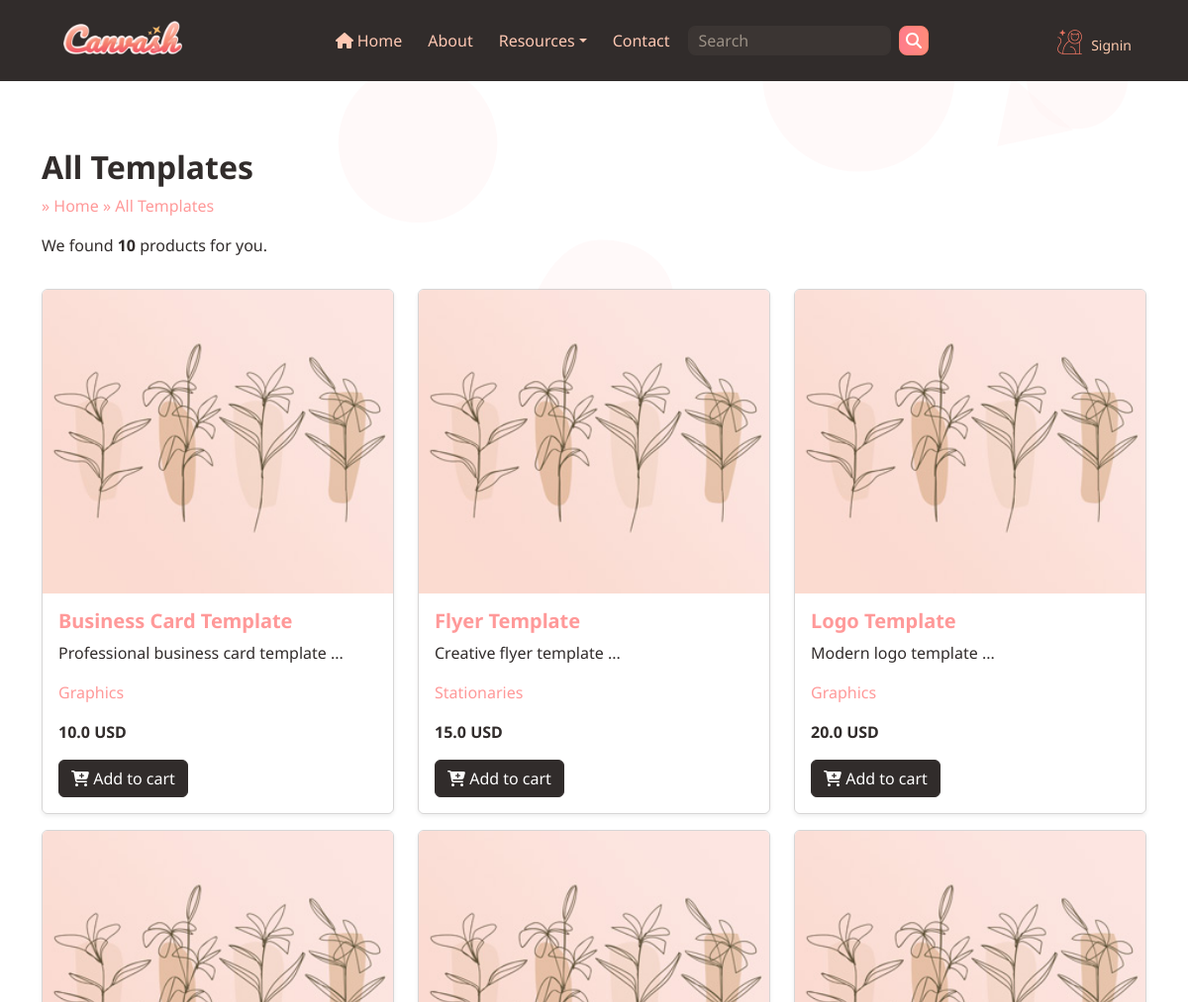
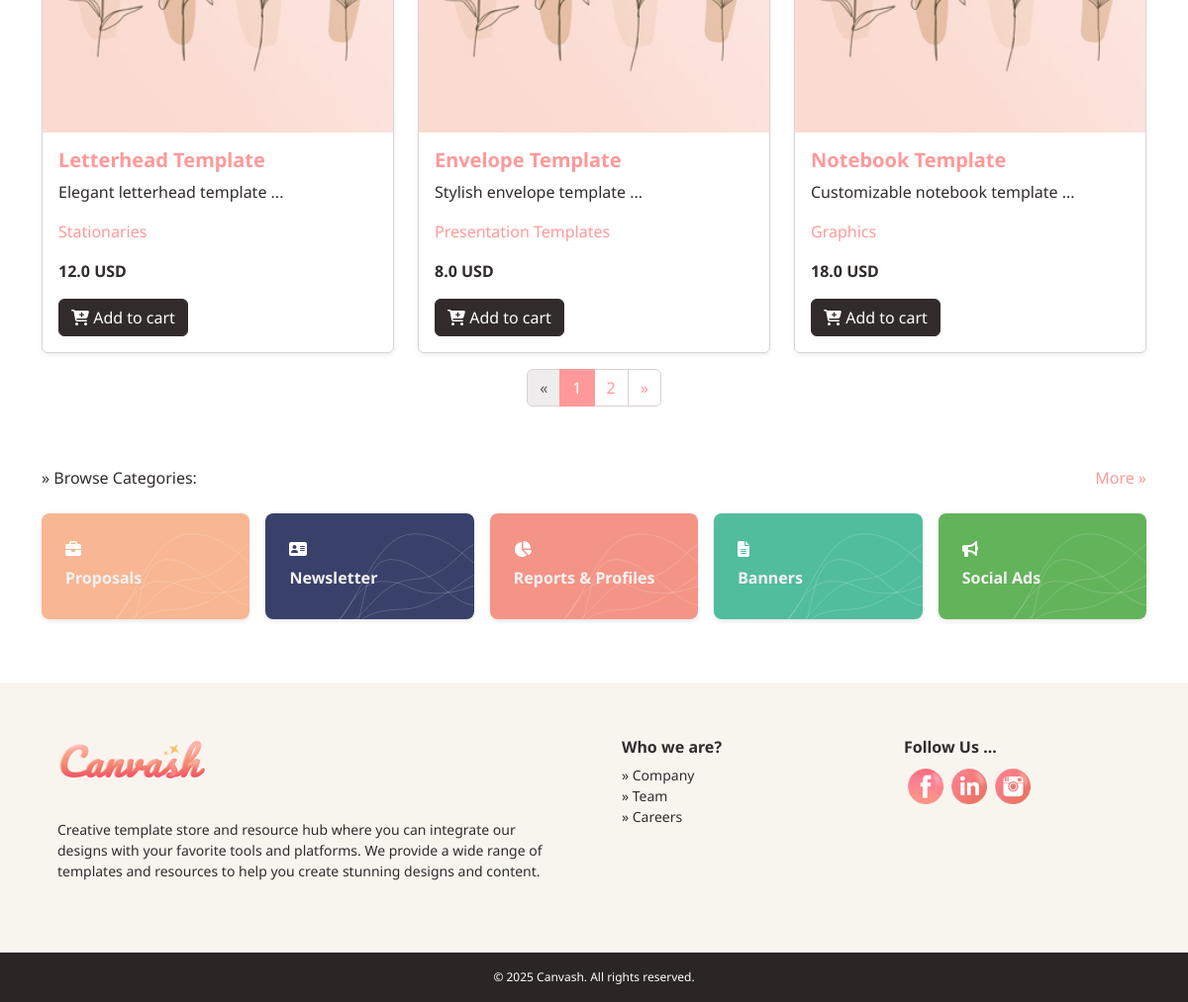
Page /products on the committed database (2 pictures, top to bottom).
### myapi/models/product.py (models this page shows, shortened)
class Product(db.Model):
    id = db.Column(db.Integer, primary_key=True)
    title = db.Column(db.String(100), nullable=False)
    description = db.Column(db.Text, nullable=True)
    price = db.Column(db.Float, nullable=False)
    image = db.Column(db.String(100), nullable=True)
    media = db.Column(db.Text, nullable=True)  # Store media as JSON string
    category_id = db.Column(db.Integer, db.ForeignKey('category.id'), nullable=False)
    designer_id = db.Column(db.Integer, db.ForeignKey('user.id'), nullable=True)
    meta = db.Column(db.Text, nullable=True)  # Store meta as JSON string
    created_at = db.Column(db.DateTime, default=datetime.utcnow)
    category = db.relationship('Category', backref=db.backref('products', lazy=True))
    designer = db.relationship('User', backref=db.backref('designed_products', lazy=True))

### myapi/models/category.py (models this page shows, shortened)
class Category(db.Model):
    id = db.Column(db.Integer, primary_key=True)
    name = db.Column(db.String(100), nullable=False)
    description = db.Column(db.Text, nullable=True)
    slug = db.Column(db.String(100), nullable=False)
    icon = db.Column(db.String(100), nullable=True)
    created_at = db.Column(db.DateTime, default=datetime.utcnow)

### myapi/routes/web/product.py (the view)
@web.route('/products', methods=['GET'])
def get_products():
    page = request.args.get('page', 1, type=int)
    per_page = 6
    products_pagination = Product.query.paginate(page=page, per_page=per_page, error_out=False)
    products = products_pagination.items
    return render_template('product/products.html', products=products,total=len(products), pagination=products_pagination)

### app.py (called while the page is built)
@web.context_processor
def inject_user():
    active_cart = current_user.active_cart() if current_user.is_authenticated else None
    cart_count = active_cart.cart_count() if active_cart else 0
    return {'current_user': current_user , 'cart_count': cart_count}

### myapi/templates/product/products.html
{% extends "layout/inner-base.html" %}
{% block content %}
<section>
    <div class="container" >
        <h2 class="text-dark fw-bold">All Templates</h2>
        <p class="text-primary">» <a href="/">Home</a> » All Templates</p>
        <p>We found <span class="fw-bold">{{ pagination.total }}</span> products for you.</p>
    <div class="row" id="products">
        {% for product in products %}
            <div class="col-lg-4">
                <div class="card mb-6 shadow-sm mt-3">
                    <a href="{{ url_for('web.get_product', id=product.id) }}"><img src="{{ url_for('web.static', filename='images/img.jpg') }}" class="card-img-top" alt="{{ product.title }}"></a>
                    <div class="card-body">
                        <h5 class="card-title">
                            <a href="{{ url_for('web.get_product', id=product.id) }}">{{ product.title }}</a>
                        </h5>
                        <p class="card-text">{{ product.description[:70] }} ...</p>
                        <p class="card-text text-secondary"><a href="{{ url_for('web.get_category_products', slug=product.category.slug) }}">{{ product.category.name }}</a></p>
                        <p class="card-text fw-bold">{{ product.price }} USD</p>
                        <a href="#" class="btn btn-dark text-light">
                            <i class="fa fa-cart-plus" aria-hidden="true"></i>
                            Add to cart</a>
                    </div>
                </div>
            </div>
        {% endfor %}
    </div>
    <nav aria-label="Page navigation example">
        <ul class="pagination justify-content-center mt-3">
            {% if pagination.has_prev %}
            <li class="page-item">
                <a class="page-link" href="{{ url_for('web.get_products', page=pagination.prev_num) }}" aria-label="Previous">
                    <span aria-hidden="true">&laquo;</span>
                </a>
            </li>
            {% else %}
            <li class="page-item disabled">
                <a class="page-link" href="#" aria-label="Previous">
                    <span aria-hidden="true">&laquo;</span>
                </a>
            </li>
            {% endif %}
            {% for page_num in pagination.iter_pages() %}
            {% if page_num %}
            {% if page_num == pagination.page %}
            <li class="page-item active"><a class="page-link" href="#">{{ page_num }}</a></li>
            {% else %}
            <li class="page-item"><a class="page-link" href="{{ url_for('web.get_products', page=page_num) }}">{{ page_num }}</a></li>
            {% endif %}
            {% else %}
            <li class="page-item disabled"><a class="page-link" href="#">...</a></li>
            {% endif %}
            {% endfor %}
            {% if pagination.has_next %}
            <li class="page-item">
                <a class="page-link" href="{{ url_for('web.get_products', page=pagination.next_num) }}" aria-label="Next">
                    <span aria-hidden="true">&raquo;</span>
                </a>
            </li>
            {% else %}
            <li class="page-item disabled">
                <a class="page-link" href="#" aria-label="Next">
                    <span aria-hidden="true">&raquo;</span>
                </a>
            </li>
            {% endif %}
        </ul>
    </nav>
    </div>
</section>
{% endblock %}

### myapi/templates/layout/inner-base.html
{% include 'layout/header2.html' %}
{% block content %}{% endblock %}
{% include 'layout/categories.html' %}
{% include 'layout/footer.html' %}

### myapi/templates/layout/header2.html (shortened to what this page needs)
<!DOCTYPE html>
<html lang="en">
<head>
    <link rel="stylesheet" href="{{ url_for('web.static', filename='css/styles.css') }}">
    <link rel="stylesheet" href="{{ url_for('web.static', filename='css/style.css') }}">
    <link rel="stylesheet" href="{{ url_for('web.static', filename='css/nav.css') }}">
</head>
<body>
    <nav class="navbar navbar-expand-md fixed-top bg-dark">
        <div class="container-fluid px-lg-5 px-0 d-flex flex-md-row flex-column align-items-center">
            <a class="navbar-brand order-1 my-2 m-0 mx-lg-3" href="/">
                <img src="{{ url_for('web.static', filename='images/logo-footer.png') }}" alt="Logo" height="40">
            </a>
            <div class="d-flex order-2 order-md-4 mt-2">
                <img src="{{ url_for('web.static', filename='images/icon1.png') }}" alt="icon" height="25">
                {% if current_user.is_authenticated %}
                <span class="text-light m-1 small">&nbsp;{{current_user.username}}</span>
                <a href="/user/cart" class="btn btn-sm btn-link mx-lg-0 ms-3 text-warning position-relative" data-bs-toggle="tooltip" data-bs-placement="bottom" title="Cart (3 items)">
                    <i class="fa fa-shopping-cart" aria-hidden="true"></i>
                    <span class="small position-absolute top-0 start-100 translate-middle badge rounded-pill bg-success">
                        {{ cart_count }}
                        <span class="visually-hidden">Cart Items</span>
                    </span>
                </a>
                <a href="/soon" class="btn btn-sm btn-link mx-lg-0 ms-3 text-warning">
                    <i class="fa fa-gear" aria-hidden="true"></i>
                </a>
                <a href="/user/logout" class="btn btn-sm btn-link mx-lg-0 ms-3 text-warning" data-bs-toggle="tooltip" data-bs-placement="bottom" title="logout">
                    <i class="fa fa-sign-out" aria-hidden="true"></i>
                    </a>
                {% else %}
                <a href="/user/login" class="btn btn-sm btn-link mx-lg-0 ms-3 text-warning">Signin</a>
                {% endif %}
            </div>
            <div class="collapse navbar-collapse order-3 order-md-2" id="navbarCollapse">
                <ul class="navbar-nav me-auto mb-2 mb-lg-0 mb-sd-2">
                    <li class="nav-item">
                        <a class="nav-link" href="/"><i class="fa fa-home" aria-hidden="true"></i> Home</a>
                    </li>
                    <li class="nav-item">
                        <a class="nav-link" href="/about">About</a>
                    </li>
                    <li class="nav-item dropdown">
                        <a class="nav-link dropdown-toggle" href="#" role="button" data-bs-toggle="dropdown">Resources</a>
                    </li>
                    <li class="nav-item">
                        <a class="nav-link" href="/contact">Contact</a>
                    </li>
                </ul>
                <form class="d-flex align-items-center me-auto mb-lg-0 mb-5" role="search">
                    <input class="form-control me-2 text-light" type="search" placeholder="Search" aria-label="Search">
                    <button class="btn btn-secondary btn-styled" type="submit">
                        <i class="fa fa-search" aria-hidden="true"></i>
                    </button>
                </form>
            </div>
        </div>
    </nav>

### myapi/templates/layout/categories.html
<section class="featured-categories container">
    <div class="row mb-2">
        <div class="col-6 ">
            <p class="mb-20">» Browse Categories:</p>
        </div>
        <div class="col-6 text-end">
            <a href="/soon">More »</a>
        </div>
    </div>
    <div class="row g-3">
        <div class="col-md">
            <div class="category-box category-box-1 p-0">
                <div class="category-box-svg p-4">
                <i class="fa-solid fa-briefcase"></i>
                <h5 class="mt-2"><a class="link-light" href="/category/proposals">Proposals</a></h5>
            </div>
            </div>
        </div>
        <div class="col-md">
            <div class="category-box category-box-2 p-0">
                <div class="category-box-svg p-4">
                    <i class="fa-solid fa-address-card"></i>
                    <h5 class="mt-2"><a class="link-light" href="/category/newsletter">Newsletter</a></h5>
                </div>
            </div>
        </div>
        <div class="col-md">
            <div class="category-box category-box-3 p-0">
                <div class="category-box-svg p-4">
                    <i class="fa-solid fa fa-pie-chart"></i>
                    <h5 class="mt-2"><a class="link-light" href="/category/stationaries">Reports & Profiles</a></h5>
                </div>
            </div>
        </div>
        <div class="col-md">
            <div class="category-box category-box-4 p-0">
                <div class="category-box-svg p-4">
                    <i class="fa-solid fa fa-file-text"></i>
                    <h5 class="mt-2"><a class="link-light" href="/category/banners">Banners</a></h5>
                </div>
            </div>
        </div>
        <div class="col-md">
            <div class="category-box category-box-5 p-0">
                <div class="category-box-svg p-4">
                    <i class="fa-solid fa-bullhorn"></i>
                    <h5 class="mt-2"><a class="link-light" href="/category/ads">Social Ads</a></h5>
                </div>
            </div>
        </div>
    </div>
</section>

### myapi/templates/layout/footer.html (shortened to what this page needs)
<section class="footer-background mt-6">
    <footer class="footer-menu container">
        <div class="row">
            <div class="col-12 col-md-6">
                <div calss="m-6">
                <img src="{{ url_for('web.static', filename='images/logo-footer.png') }}" alt="Logo" height="50" class="m-3">
                <p class="p-3">Creative template store and resource hub where you can integrate our designs with your favorite tools and platforms. We provide a wide range of templates and resources to help you create stunning designs and content.</p>
            </div>
        </div>
            <div class="col-12 col-md-6">
                <div class="row">
                    <div class="col-12 col-md-6">
                        <div class="m-3">
                        <h6>Who we are?</h6>
                        <ul class="list-unstyled text-dark">
                            <li><a class="text-dark" href="#">» Company</a></li>
                            <li><a class="text-dark" href="#">» Team</a></li>
                            <li><a class="text-dark" href="#">» Careers</a></li>
                        </ul>
                    </div>
                </div>
                    <div class="col-12 col-md-6">
                        <div class="m-3">
                        <h6>Follow Us ...</h6>
                        <ul class="list-unstyled d-flex justify-content-start flex-wrap">
                            <li class="m-1"><a href="#"><img src="{{ url_for('web.static', filename='images/f.png') }}" alt="facebook" height="36" width="36"></a></li>
                            <li class="m-1"><a href="#"><img src="{{ url_for('web.static', filename='images/l.png') }}" alt="linkedin" height="36" width="36"></a></li>
                            <li class="m-1"><a href="#"><img src="{{ url_for('web.static', filename='images/s.png') }}" alt="instagram" height="36" width="36"></a></li>
                        </ul>
                    </div>
                </div>
                </div>
            </div>
        </div>
    </footer>
</section>
<div class="footer-copyright text-center py-3">
    <span>&copy; 2025 Canvash. All rights reserved.</span>
</div>
</body>
</html>

### static/css/style.css (style rules this page uses)
:root { --bs-badge-font-size: 0.55em; --bs-badge-font-weight: 500; }
body { background-color: #f5f5f5; background: linear-gradient(to right, #fffdf6, #fff ); background-image: url("/static/images/bg3.svg"); background-repeat: no-repeat; padding-top: 150px; font-family: 'Noto sans', sans-serif; }
a, a:focus, a:hover { text-decoration: none; outline: none; }
.nav-item { margin-right: 10px; }
.btn.btn-styled { padding:2px 6px !important; background: linear-gradient(to right, #ff7c8b, #ff8b7a); color: #fff !important; text-align: center; border-radius: 8px; font-weight: bold; transition: background 0.3s ease; }
section.featured-categories { margin-top: 60px; }
.featured-categories .category-box { background-color: #f8f9fa; border-radius: 8px; text-align: left; box-shadow: 0 2px 4px rgba(20, 0, 0, 0.1); transition: background 0.3s ease; }
.featured-categories .category-box-svg { background-image: url("/static/images/bg5.svg"); background-size: 90% 90%; background-position: right bottom; background-repeat: no-repeat; position: relative; transition: transform 0.5s ease; }
.featured-categories .category-box h5 { font-size: 16px; font-weight: bold; }
.featured-categories .category-box.category-box-1 { color: #fff; background-color: #f8b693; }
.featured-categories .category-box.category-box-2 { color: #fff; background-color:#39406a; }
.featured-categories .category-box.category-box-3 { color: #fff; background-color:#f49486; }
.featured-categories .category-box.category-box-4 { color: #fff; background-color: #51BD9C; }
.featured-categories .category-box.category-box-5 { color: #fff; background-color: #63b35b; }
.footer-background { background-color: #f8f5ef; margin-top: 4rem; padding: 40px 0; }
.footer-menu { font-size: 14px; }
.footer-menu h6 { font-weight: bold; }
.footer-copyright { height: 50px; background-color: #2b2525; color: #fff; font-size: 12px; }
.navbar input.text-light::placeholder { color:#faebd7 !important; opacity: 0.5; }

### static/css/nav.css (style rules this page uses)
@media (min-width: 768px) { .container-fluid { flex-wrap: nowrap; } }
@media (min-width: 768px) { .order-2, .order-3 { flex: 0 0 auto; } }
.nav-item a, .nav-item a:link { color: #ffc8b3 !important; }
.navbar .form-control { width: 100%; height: 30px; border-radius: 8px; border: 1px solid hsla(34, 78%, 91%, 0.05); background-color: hsla(34, 78%, 91%, 0.05); padding-left: 10px; margin-right: 10px; box-shadow: none !important; outline: none !important; color:#faebd7 !important; }

### rows in the picture
Product: title "Business Card Template", description "Professional business card template", category.name "Graphics", price "10.0"
Product: title "Flyer Template", description "Creative flyer template", category.name "Stationaries", price "15.0"
Product: title "Logo Template", description "Modern logo template", category.name "Graphics", price "20.0"
Product: title "Letterhead Template", description "Elegant letterhead template", category.name "Stationaries", price "12.0"
Product: title "Envelope Template", description "Stylish envelope template", category.name "Presentation Templates", price "8.0"
Product: title "Notebook Template", description "Customizable notebook template", category.name "Graphics", price "18.0"

### other values in the picture
{{ pagination.total }} "10"
{{ page_num }} "1"
{{ page_num }} "2"
